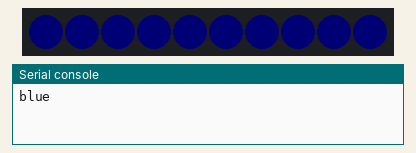
This program was run on a simulated Raspberry Pi Pico running MicroPython. Parts: 10 RGB LEDs in strip order, left to right, the last lines printed to the serial console. Dim RGB values are drawn brighter than linear.

Above: at 1.36 s.
At 6.77 s:
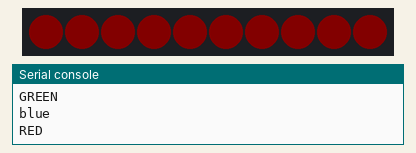
At 10.67 s:
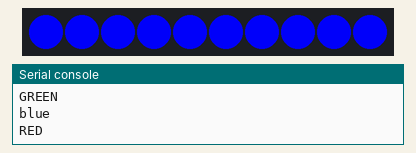
At 20.58 s:
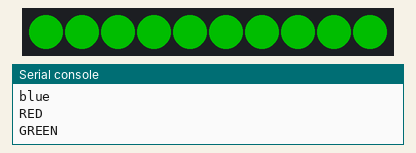
At 39.81 s:
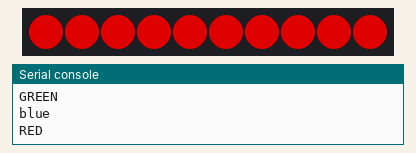

The program:

makerfabs_ws2812.py
```python
from machine import  Pin
import time
import math
import array
from rp2 import PIO, StateMachine, asm_pio

# Configure the number of WS2812 LEDs.
NUM_LEDS = 10
@asm_pio(sideset_init=PIO.OUT_LOW, out_shiftdir=PIO.SHIFT_LEFT, autopull=True, pull_thresh=24)
def ws2812():
    T1 = 2
    T2 = 5
    T3 = 3
    label("bitloop")
    out(x, 1) .side(0) [T3 - 1]
    jmp(not_x, "do_zero") .side(1) [T1 - 1]
    jmp("bitloop") .side(1) [T2 - 1]
    label("do_zero")
    nop() .side(0) [T2 - 1]


sm = StateMachine(0, ws2812, freq=8000000, sideset_base=Pin(0))
sm.active(1)


def main():
    ar = array.array("I", [0 for _ in range(NUM_LEDS)])

    for i in range(24):
        for j in range(NUM_LEDS):
            ar[j] >>= 1
        sm.put(ar, 8)
        time.sleep_ms(50)

    while True:


        print("blue")

        for j in range(0, 255):
            for i in range(NUM_LEDS):
                ar[i] = j
            sm.put(ar,8)
            time.sleep_ms(5)

        print("RED")

        for j in range(0, 255):
            for i in range(NUM_LEDS):
                ar[i] = j<<8
            sm.put(ar,8)
            time.sleep_ms(5)

        print("GREEN")
        for j in range(0, 255):
            for i in range(NUM_LEDS):
                ar[i] = j<<16
            sm.put(ar,8)
            time.sleep_ms(5)


if __name__ == "__main__":
    main()
```
